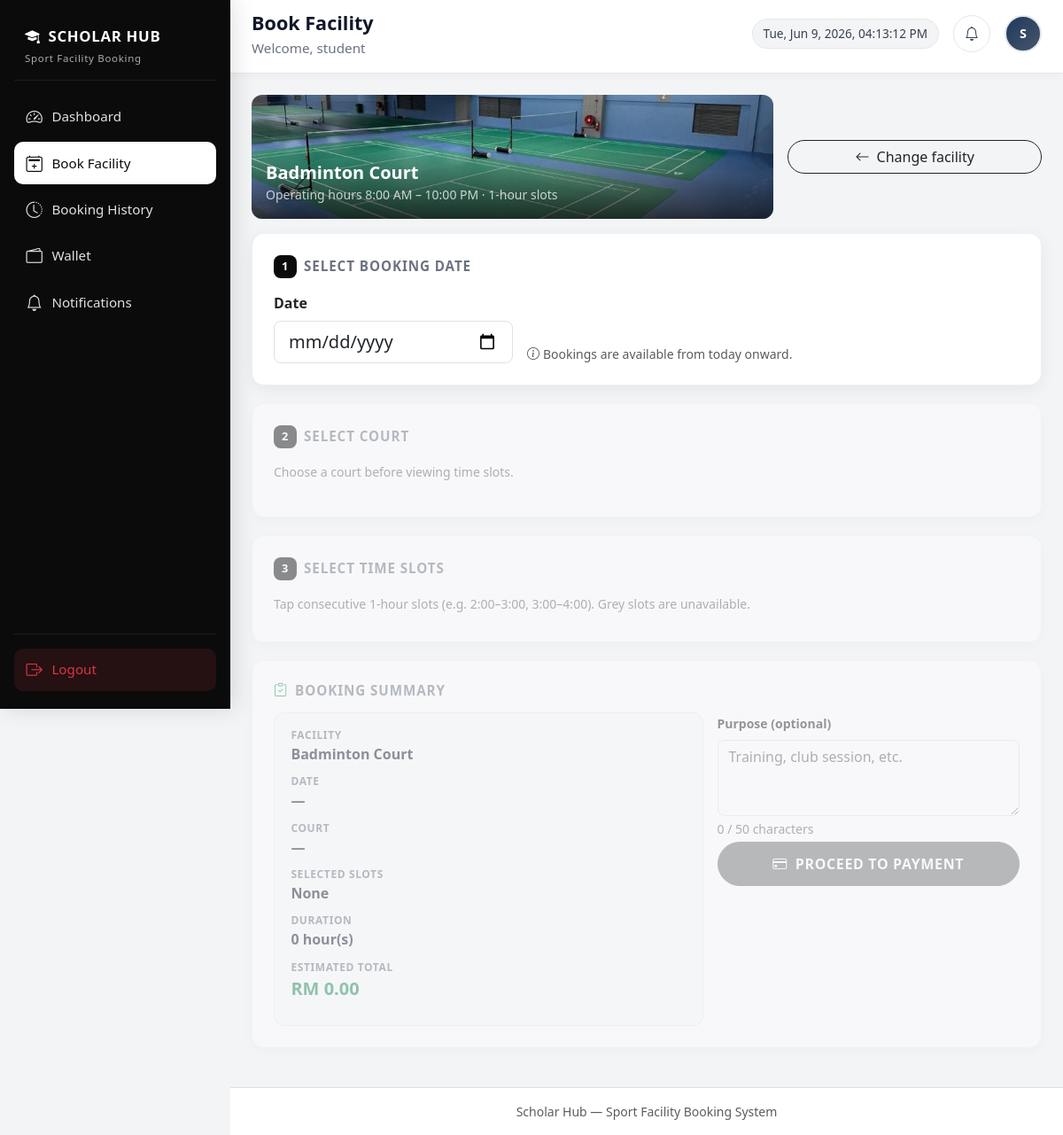
Page /booking.php?type=badminton (signed in) on the committed database.
### tables this page shows
CREATE TABLE `facilities` (
  `facility_id` int(11) NOT NULL,
  `facility_name` varchar(100) NOT NULL,
  `facility_type` varchar(50) NOT NULL,
  `description` text DEFAULT NULL,
  `image` varchar(255) DEFAULT NULL,
  `location` varchar(100) DEFAULT NULL,
  `opening_time` time DEFAULT NULL,
  `closing_time` time DEFAULT NULL,
  `status` enum('active','maintenance','closed') DEFAULT 'active',
  `created_at` timestamp NOT NULL DEFAULT current_timestamp(),
  `price_amount` decimal(10,2) NOT NULL DEFAULT 5.00,
  `price_mode` enum('hourly','entry') NOT NULL DEFAULT 'hourly',
  `rules` text DEFAULT NULL
);

### booking.php (shortened to what the rows shown need)
<?php
require __DIR__ . '/db.php';
require_once __DIR__ . '/includes/booking_helpers.php';
require_once __DIR__ . '/includes/facility_pricing.php';
$facility_param = isset($_GET['facility']) ? trim((string) $_GET['facility']) : '';
$type_param     = isset($_GET['type']) ? trim((string) $_GET['type']) : '';
$facility = booking_load_facility($conn, $facility_param, $type_param);
$facility_error = '';
$booking_config = null;
if ($facility !== null) {
    $ftype = (string) $facility['facility_type'];
    $img = trim((string) ($facility['image'] ?? ''));
    $pricing = facility_pricing_get($ftype, $conn);
    $booking_config = [
        'facility_id'   => (int) $facility['facility_id'],
        'facility_name' => (string) $facility['facility_name'],
        'facility_type' => $ftype,
        'image'         => $img,
        'is_court_based'=> booking_is_court_based($ftype),
        'court_label'   => $ftype === 'snooker' ? 'Table' : 'Court',
        'unit_price'    => $pricing ? (float) $pricing['amount'] : 0,
        'price_label'   => $pricing ? (string) $pricing['label'] : '',
        'pricing_mode'  => $pricing ? (string) $pricing['mode'] : 'hourly',
    ];
}
$min_date = date('Y-m-d');
?>
<!DOCTYPE html>
<html lang="en">
<head>
    <link href="https://cdn.jsdelivr.net/npm/bootstrap@5.3.3/dist/css/bootstrap.min.css" rel="stylesheet">
    <link href="https://cdn.jsdelivr.net/npm/bootstrap-icons@1.11.3/font/bootstrap-icons.css" rel="stylesheet">
</head>
<body>
<div class="main-wrap" id="mainWrap">
                <?php include __DIR__ . '/includes/student_notification_bell.php'; ?>
    <main class="content-area">
        <?php if ($facility_error !== ''): ?>
            <div class="booking-card">
                <div class="alert alert-warning mb-3">
                    <i class="bi bi-exclamation-triangle me-2"></i><?php echo htmlspecialchars($facility_error, ENT_QUOTES, 'UTF-8'); ?>
                </div>
                <a href="booking.php" class="btn btn-dark rounded-pill">
                    <i class="bi bi-arrow-left me-1"></i> Choose another facility
                </a>
            </div>
        <?php else: ?>
            <div class="row g-3 mb-3">
                <div class="col-lg-8">
                    <div class="facility-hero-mini">
                        <img src="<?php echo htmlspecialchars($booking_config['image'], ENT_QUOTES, 'UTF-8'); ?>" alt="">
                        <div class="overlay">
                            <div>
                                <h1 class="h5 fw-bold mb-0"><?php echo htmlspecialchars($booking_config['facility_name'], ENT_QUOTES, 'UTF-8'); ?></h1>
                                <small class="opacity-75">Operating hours 8:00 AM – 10:00 PM · 1-hour slots</small>
                            </div>
                        </div>
                    </div>
                </div>
                <div class="col-lg-4 d-flex align-items-stretch">
                    <a href="booking.php" class="btn btn-outline-dark rounded-pill align-self-center w-100">
                        <i class="bi bi-arrow-left me-1"></i> Change facility
                    </a>
                </div>
            </div>
            <div class="booking-card" id="stepDate">
                <h3><span class="step-num">1</span> Select booking date</h3>
                <div class="row g-3 align-items-end">
                    <div class="col-sm-6 col-md-4">
                        <label for="bookingDate" class="form-label fw-semibold">Date</label>
                        <input type="date" class="form-control form-control-lg rounded-3" id="bookingDate" name="booking_date" min="<?php echo htmlspecialchars($min_date, ENT_QUOTES, 'UTF-8'); ?>" required>
                    </div>
                    <div class="col-sm-6">
                        <p class="small text-muted mb-0"><i class="bi bi-info-circle me-1"></i>Bookings are available from today onward.</p>
                    </div>
                </div>
            </div>
            <div class="booking-card section-disabled" id="stepCourt" <?php echo $booking_config['is_court_based'] ? '' : 'style="display:none;"'; ?>>
                <h3>
                    <span class="step-num">2</span>
                    Select <?php echo htmlspecialchars(strtolower($booking_config['court_label']), ENT_QUOTES, 'UTF-8'); ?>
                </h3>
                <p class="small text-muted mb-3">Choose a <?php echo htmlspecialchars(strtolower($booking_config['court_label']), ENT_QUOTES, 'UTF-8'); ?> before viewing time slots.</p>
            </div>
            <div class="booking-card section-disabled" id="stepSlots">
                <h3>
                    <span class="step-num"><?php echo $booking_config['is_court_based'] ? '3' : '2'; ?></span>
                    Select time slots
                </h3>
                <p class="small text-muted mb-2">Tap consecutive 1-hour slots (e.g. 2:00–3:00, 3:00–4:00). Grey slots are unavailable.</p>
            </div>
            <div class="booking-card section-disabled" id="stepSummary">
                <h3><i class="bi bi-clipboard-check text-success"></i> Booking summary</h3>
                <div class="row g-3">
                    <div class="col-md-7">
                        <dl class="summary-box mb-0">
                            <dt>Facility</dt>
                            <dd id="sumFacility"><?php echo htmlspecialchars($booking_config['facility_name'], ENT_QUOTES, 'UTF-8'); ?></dd>
                            <dt>Date</dt>
                            <dd id="sumDate">—</dd>
                            <dt id="sumCourtLabel" <?php echo $booking_config['is_court_based'] ? '' : 'class="d-none"'; ?>><?php echo htmlspecialchars($booking_config['court_label'], ENT_QUOTES, 'UTF-8'); ?></dt>
                            <dd id="sumCourt" <?php echo $booking_config['is_court_based'] ? '' : 'class="d-none"'; ?>">—</dd>
                            <dt>Selected slots</dt>
                            <dd id="sumSlots">None</dd>
                            <dt>Duration</dt>
                            <dd id="sumDuration">0 hour(s)</dd>
                            <dt>Estimated total</dt>
                            <dd id="sumTotal" class="text-success fs-5">RM 0.00</dd>
                        </dl>
                    </div>
                    <div class="col-md-5">
                        <label for="bookingPurpose" class="form-label small fw-semibold">Purpose (optional)</label>
                        <textarea class="form-control rounded-3 mb-1" id="bookingPurpose" rows="3" placeholder="Training, club session, etc."></textarea>
                        <div class="form-text mb-1"><span id="purposeCharCount">0 / 50 characters</span></div>
                        <button type="button" class="btn btn-dark btn-proceed w-100" id="btnProceed" disabled>
                            <i class="bi bi-credit-card me-1"></i> Proceed to Payment
                        </button>
                    </div>
                </div>
            </div>
        <?php endif; ?>
    </main>
</div>
</body>
</html>

### rows in the picture
facilities: image (picture), facility_name "Badminton Court"

### other values in the picture
$student_name "student"
$ini "S"
$booking_config['court_label'] "COURT"
$booking_config['court_label'] "court"
